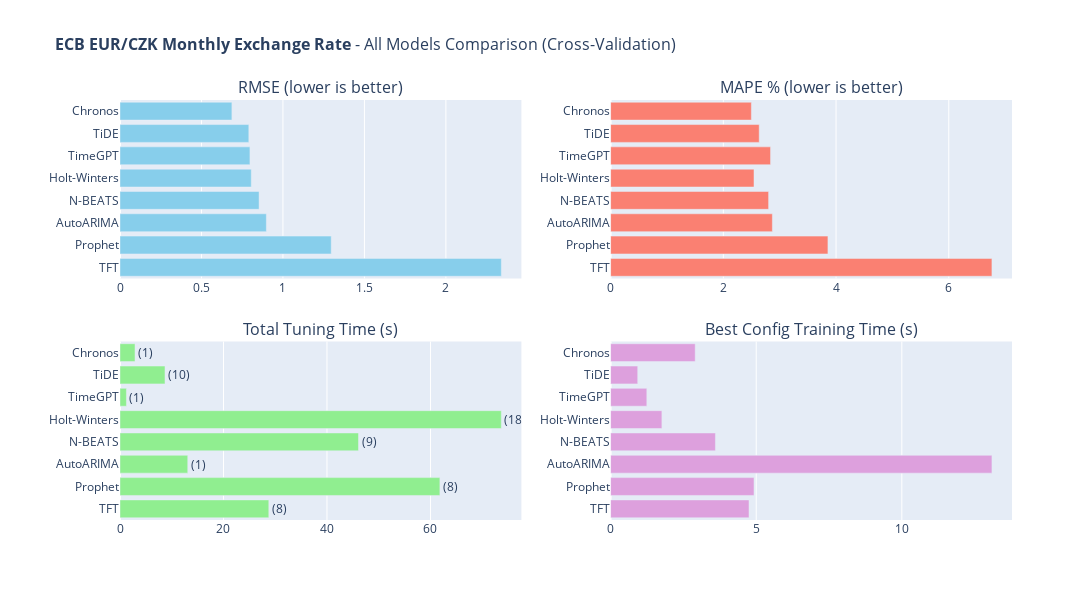

Notebook code cell kept with this figure:
### Code cell
# 11. All Models Comparison (Interactive)
#
# Summary comparison of all models based on cross-validation metrics.

def create_all_models_comparison(results_dataframe, dataset_name):
    """
    Create interactive bar chart comparison of all models.
    
    Args:
        results_dataframe: DataFrame with model results
        dataset_name: Name for the plot title
    
    Returns:
        Plotly Figure object
    """
    fig = make_subplots(
        rows=2, cols=2,
        subplot_titles=[
            'RMSE (lower is better)', 
            'MAPE % (lower is better)', 
            'Total Tuning Time (s)', 
            'Best Config Training Time (s)'
        ],
        vertical_spacing=0.15, horizontal_spacing=0.1
    )
    
    models = results_dataframe['Model'].tolist()
    
    fig.add_trace(go.Bar(
        y=models, x=results_dataframe['RMSE'], orientation='h',
        marker_color='skyblue', 
        hovertemplate='<b>%{y}</b><br>RMSE: %{x:.4f}<extra></extra>'
    ), row=1, col=1)
    
    fig.add_trace(go.Bar(
        y=models, x=results_dataframe['MAPE'], orientation='h',
        marker_color='salmon', 
        hovertemplate='<b>%{y}</b><br>MAPE: %{x:.2f}%<extra></extra>'
    ), row=1, col=2)
    
    fig.add_trace(go.Bar(
        y=models, x=results_dataframe['Tuning Time (s)'], orientation='h',
        marker_color='lightgreen', 
        text=[f"({c})" for c in results_dataframe['Combinations']],
        textposition='outside', 
        hovertemplate='<b>%{y}</b><br>Time: %{x:.2f}s<extra></extra>'
    ), row=2, col=1)
    
    fig.add_trace(go.Bar(
        y=models, x=results_dataframe['Best Config Time (s)'], orientation='h',
        marker_color='plum', 
        hovertemplate='<b>%{y}</b><br>Time: %{x:.2f}s<extra></extra>'
    ), row=2, col=2)
    
    fig.update_layout(
        title=dict(text=f'<b>{dataset_name}</b> - All Models Comparison (Cross-Validation)', font=dict(size=16)),
        width=1700, height=600, showlegend=False, margin=dict(l=120)
    )
    
    for i in range(1, 3):
        for j in range(1, 3):
            fig.update_yaxes(autorange='reversed', row=i, col=j)
    return fig

if 'results_df' in dir() and not results_df.empty:
    fig_comparison = create_all_models_comparison(results_df, DATASET_CONFIG['name'])
    fig_comparison.show()

### Figure 1 — Plotly figure (JSON) as saved in the notebook; plotly's stock layout.template omitted (floating-point values rounded to 4 significant figures)
{"data": [{"hovertemplate": "<b>%{y}</b><br>RMSE: %{x:.4f}<extra></extra>", "marker": {"color": "skyblue"}, "orientation": "h", "type": "bar", "x": [0.6867, 0.7906, 0.7975, 0.8055, 0.8535, 0.8981, 1.296, 2.34], "xaxis": "x", "y": ["Chronos", "TiDE", "TimeGPT", "Holt-Winters", "N-BEATS", "AutoARIMA", "Prophet", "TFT"], "yaxis": "y"}, {"hovertemplate": "<b>%{y}</b><br>MAPE: %{x:.2f}%<extra></extra>", "marker": {"color": "salmon"}, "orientation": "h", "type": "bar", "x": [2.497, 2.636, 2.838, 2.544, 2.803, 2.87, 3.856, 6.765], "xaxis": "x2", "y": ["Chronos", "TiDE", "TimeGPT", "Holt-Winters", "N-BEATS", "AutoARIMA", "Prophet", "TFT"], "yaxis": "y2"}, {"hovertemplate": "<b>%{y}</b><br>Time: %{x:.2f}s<extra></extra>", "marker": {"color": "lightgreen"}, "orientation": "h", "text": ["(1)", "(10)", "(1)", "(18)", "(9)", "(1)", "(8)", "(8)"], "textposition": "outside", "type": "bar", "x": [2.905, 8.695, 1.244, 73.69, 46.09, 13.09, 61.82, 28.76], "xaxis": "x3", "y": ["Chronos", "TiDE", "TimeGPT", "Holt-Winters", "N-BEATS", "AutoARIMA", "Prophet", "TFT"], "yaxis": "y3"}, {"hovertemplate": "<b>%{y}</b><br>Time: %{x:.2f}s<extra></extra>", "marker": {"color": "plum"}, "orientation": "h", "type": "bar", "x": [2.905, 0.9315, 1.244, 1.761, 3.599, 13.09, 4.924, 4.752], "xaxis": "x4", "y": ["Chronos", "TiDE", "TimeGPT", "Holt-Winters", "N-BEATS", "AutoARIMA", "Prophet", "TFT"], "yaxis": "y4"}], "layout": {"annotations": [{"font": {"size": 16}, "showarrow": false, "text": "RMSE (lower is better)", "x": 0.225, "xanchor": "center", "xref": "paper", "y": 1, "yanchor": "bottom", "yref": "paper"}, {"font": {"size": 16}, "showarrow": false, "text": "MAPE % (lower is better)", "x": 0.775, "xanchor": "center", "xref": "paper", "y": 1, "yanchor": "bottom", "yref": "paper"}, {"font": {"size": 16}, "showarrow": false, "text": "Total Tuning Time (s)", "x": 0.225, "xanchor": "center", "xref": "paper", "y": 0.425, "yanchor": "bottom", "yref": "paper"}, {"font": {"size": 16}, "showarrow": false, "text": "Best Config Training Time (s)", "x": 0.775, "xanchor": "center", "xref": "paper", "y": 0.425, "yanchor": "bottom", "yref": "paper"}], "height": 600, "margin": {"l": 120}, "showlegend": false, "title": {"font": {"size": 16}, "text": "<b>ECB EUR/CZK Monthly Exchange Rate</b> - All Models Comparison (Cross-Validation)"}, "width": 1700, "xaxis": {"anchor": "y", "domain": [0, 0.45]}, "xaxis2": {"anchor": "y2", "domain": [0.55, 1]}, "xaxis3": {"anchor": "y3", "domain": [0, 0.45]}, "xaxis4": {"anchor": "y4", "domain": [0.55, 1]}, "yaxis": {"anchor": "x", "autorange": "reversed", "domain": [0.575, 1]}, "yaxis2": {"anchor": "x2", "autorange": "reversed", "domain": [0.575, 1]}, "yaxis3": {"anchor": "x3", "autorange": "reversed", "domain": [0, 0.425]}, "yaxis4": {"anchor": "x4", "autorange": "reversed", "domain": [0, 0.425]}}}
